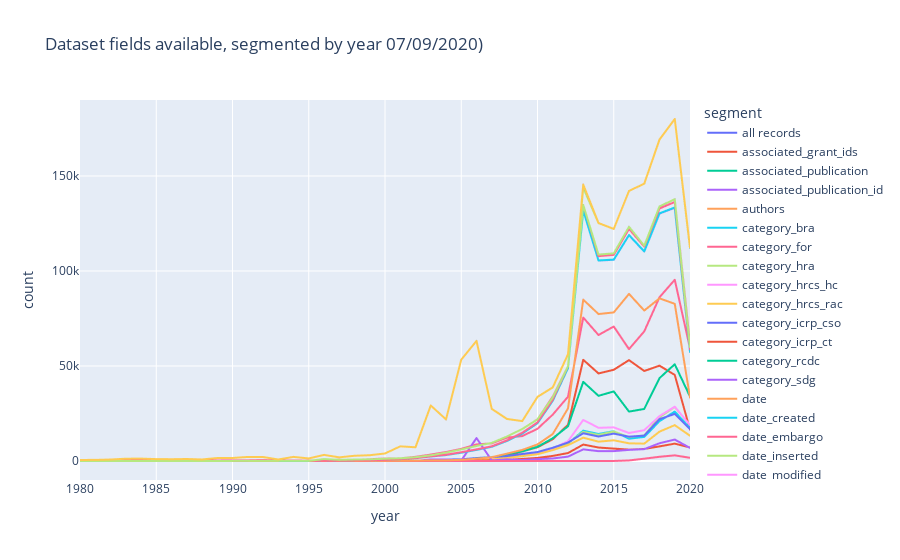

Source (notebook cell):
### Markdown cell above
### Creating a line chart 

> NOTE: a standalone version of this chart is also [available online](http://api-sample-data.dimensions.ai/dataviz-exports/1-introducing-datasets/dataset-fields-by-year-count.html)

A few things to remember: 

* There are a lot of overlapping lines, as many fields appear frequently; hence it's useful to click on the right panel to hide/reveal specific segments.  
* We set a start year to avoid having a long tail of (very few) datasets published a long time ago.

### Code cell
start_year = 1980

# need to sort otherwise the chart is messed up!
temp = seed.query(f"year >= {start_year}").sort_values(["segment", "year"]) 
# 
fig = px.line(temp, 
              x="year", 
              y="count", 
              color="segment",
               title=f"Dataset fields available, segmented by year {today})")

plot(fig, filename = 'dataset-fields-by-year-count.html', auto_open=False)
fig.show()

### Figure 1 — Plotly figure (JSON) as saved in the notebook; plotly's stock layout.template omitted (floating-point values rounded to 4 significant figures)
{"data": [{"hovertemplate": "segment=all records<br>year=%{x}<br>count=%{y}<extra></extra>", "legendgroup": "all records", "line": {"color": "#636efa", "dash": "solid"}, "mode": "lines", "name": "all records", "showlegend": true, "type": "scattergl", "x": [1980, 1981, 1982, 1983, 1984, 1985, 1986, 1987, 1988, 1989, 1990, 1991, 1992, 1993, 1994, 1995, 1996, 1997, 1998, 1999, 2000, 2001, 2002, 2003, 2004, 2005, 2006, 2007, 2008, 2009, 2010, 2011, 2012, 2013, 2014, 2015, 2016, 2017, 2018, 2019, 2020], "xaxis": "x", "y": [546, 583, 768, 1194, 1243, 1008, 945, 1046, 806, 1570, 1571, 2132, 2098, 797, 2164, 1343, 3213, 1923, 2755, 3038, 3959, 7714, 7224, 29214, 21905, 53343, 63197, 27434, 22129, 21005, 33756, 38764, 56191, 145469, 125251, 122147, 142153, 145969, 169185, 180001, 112434], "yaxis": "y"}, {"hovertemplate": "segment=associated_grant_ids<br>year=%{x}<br>count=%{y}<extra></extra>", "legendgroup": "associated_grant_ids", "line": {"color": "#EF553B", "dash": "solid"}, "mode": "lines", "name": "associated_grant_ids", "showlegend": true, "type": "scattergl", "x": [1980, 1981, 1982, 1983, 1984, 1985, 1986, 1987, 1988, 1989, 1990, 1991, 1992, 1993, 1994, 1995, 1996, 1997, 1998, 1999, 2000, 2001, 2002, 2003, 2004, 2005, 2006, 2007, 2008, 2009, 2010, 2011, 2012, 2013, 2014, 2015, 2016, 2017, 2018, 2019, 2020], "xaxis": "x", "y": [0, 0, 0, 0, 0, 0, 0, 0, 0, 0, 0, 0, 0, 0, 0, 0, 11, 93, 9, 55, 81, 82, 123, 295, 267, 491, 1020, 1701, 3263, 5012, 7242, 11461, 19047, 53253, 46082, 48014, 53106, 47376, 50174, 45307, 16463], "yaxis": "y"}, {"hovertemplate": "segment=associated_publication<br>year=%{x}<br>count=%{y}<extra></extra>", "legendgroup": "associated_publication", "line": {"color": "#00cc96", "dash": "solid"}, "mode": "lines", "name": "associated_publication", "showlegend": true, "type": "scattergl", "x": [1980, 1981, 1982, 1983, 1984, 1985, 1986, 1987, 1988, 1989, 1990, 1991, 1992, 1993, 1994, 1995, 1996, 1997, 1998, 1999, 2000, 2001, 2002, 2003, 2004, 2005, 2006, 2007, 2008, 2009, 2010, 2011, 2012, 2013, 2014, 2015, 2016, 2017, 2018, 2019, 2020], "xaxis": "x", "y": [28, 22, 33, 23, 29, 26, 38, 36, 32, 36, 26, 48, 65, 57, 66, 63, 1024, 615, 768, 849, 1194, 1424, 1990, 2995, 4410, 6069, 7916, 9548, 12909, 16825, 21947, 33899, 49818, 134732, 108632, 109280, 123252, 113286, 134006, 137786, 61527], "yaxis": "y"}, {"hovertemplate": "segment=associated_publication_id<br>year=%{x}<br>count=%{y}<extra></extra>", "legendgroup": "associated_publication_id", "line": {"color": "#ab63fa", "dash": "solid"}, "mode": "lines", "name": "associated_publication_id", "showlegend": true, "type": "scattergl", "x": [1980, 1981, 1982, 1983, 1984, 1985, 1986, 1987, 1988, 1989, 1990, 1991, 1992, 1993, 1994, 1995, 1996, 1997, 1998, 1999, 2000, 2001, 2002, 2003, 2004, 2005, 2006, 2007, 2008, 2009, 2010, 2011, 2012, 2013, 2014, 2015, 2016, 2017, 2018, 2019, 2020], "xaxis": "x", "y": [28, 22, 33, 23, 29, 26, 38, 36, 32, 36, 26, 48, 65, 57, 66, 63, 1024, 615, 768, 849, 1194, 1424, 1990, 2995, 4410, 6069, 7916, 9548, 12909, 16825, 21947, 33899, 49818, 134732, 108632, 109280, 123252, 113286, 134006, 137786, 61527], "yaxis": "y"}, {"hovertemplate": "segment=authors<br>year=%{x}<br>count=%{y}<extra></extra>", "legendgroup": "authors", "line": {"color": "#FFA15A", "dash": "solid"}, "mode": "lines", "name": "authors", "showlegend": true, "type": "scattergl", "x": [1980, 1981, 1982, 1983, 1984, 1985, 1986, 1987, 1988, 1989, 1990, 1991, 1992, 1993, 1994, 1995, 1996, 1997, 1998, 1999, 2000, 2001, 2002, 2003, 2004, 2005, 2006, 2007, 2008, 2009, 2010, 2011, 2012, 2013, 2014, 2015, 2016, 2017, 2018, 2019, 2020], "xaxis": "x", "y": [546, 583, 768, 1194, 1243, 1008, 945, 1046, 806, 1570, 1571, 2132, 2098, 797, 2164, 1343, 3213, 1923, 2755, 3038, 3959, 7714, 7224, 29214, 21905, 53343, 63197, 27434, 22129, 21005, 33756, 38764, 56191, 145469, 125251, 122147, 142153, 145969, 169185, 180001, 112434], "yaxis": "y"}, {"hovertemplate": "segment=category_bra<br>year=%{x}<br>count=%{y}<extra></extra>", "legendgroup": "category_bra", "line": {"color": "#19d3f3", "dash": "solid"}, "mode": "lines", "name": "category_bra", "showlegend": true, "type": "scattergl", "x": [1980, 1981, 1982, 1983, 1984, 1985, 1986, 1987, 1988, 1989, 1990, 1991, 1992, 1993, 1994, 1995, 1996, 1997, 1998, 1999, 2000, 2001, 2002, 2003, 2004, 2005, 2006, 2007, 2008, 2009, 2010, 2011, 2012, 2013, 2014, 2015, 2016, 2017, 2018, 2019, 2020], "xaxis": "x", "y": [0, 0, 0, 0, 0, 0, 0, 0, 0, 0, 0, 0, 0, 0, 0, 0, 1, 0, 1, 1, 0, 1, 1, 5, 19, 51, 369, 830, 1642, 2523, 3767, 6063, 9232, 15968, 14220, 15695, 11724, 12688, 20947, 25999, 17311], "yaxis": "y"}, {"hovertemplate": "segment=category_for<br>year=%{x}<br>count=%{y}<extra></extra>", "legendgroup": "category_for", "line": {"color": "#FF6692", "dash": "solid"}, "mode": "lines", "name": "category_for", "showlegend": true, "type": "scattergl", "x": [1980, 1981, 1982, 1983, 1984, 1985, 1986, 1987, 1988, 1989, 1990, 1991, 1992, 1993, 1994, 1995, 1996, 1997, 1998, 1999, 2000, 2001, 2002, 2003, 2004, 2005, 2006, 2007, 2008, 2009, 2010, 2011, 2012, 2013, 2014, 2015, 2016, 2017, 2018, 2019, 2020], "xaxis": "x", "y": [159, 145, 188, 256, 239, 214, 252, 186, 157, 274, 348, 344, 493, 238, 289, 187, 823, 693, 698, 938, 1333, 1423, 2199, 3373, 4713, 6377, 8720, 9283, 12308, 13113, 16961, 24404, 33829, 75482, 66310, 70777, 58887, 68230, 86178, 95375, 59240], "yaxis": "y"}, {"hovertemplate": "segment=category_hra<br>year=%{x}<br>count=%{y}<extra></extra>", "legendgroup": "category_hra", "line": {"color": "#B6E880", "dash": "solid"}, "mode": "lines", "name": "category_hra", "showlegend": true, "type": "scattergl", "x": [1980, 1981, 1982, 1983, 1984, 1985, 1986, 1987, 1988, 1989, 1990, 1991, 1992, 1993, 1994, 1995, 1996, 1997, 1998, 1999, 2000, 2001, 2002, 2003, 2004, 2005, 2006, 2007, 2008, 2009, 2010, 2011, 2012, 2013, 2014, 2015, 2016, 2017, 2018, 2019, 2020], "xaxis": "x", "y": [0, 0, 0, 0, 0, 0, 0, 0, 0, 0, 0, 0, 0, 0, 0, 0, 3, 0, 1, 1, 0, 25, 3, 9, 32, 48, 440, 945, 1759, 2680, 4017, 6288, 9444, 15333, 13761, 15562, 12524, 13522, 23033, 28426, 18905], "yaxis": "y"}, {"hovertemplate": "segment=category_hrcs_hc<br>year=%{x}<br>count=%{y}<extra></extra>", "legendgroup": "category_hrcs_hc", "line": {"color": "#FF97FF", "dash": "solid"}, "mode": "lines", "name": "category_hrcs_hc", "showlegend": true, "type": "scattergl", "x": [1980, 1981, 1982, 1983, 1984, 1985, 1986, 1987, 1988, 1989, 1990, 1991, 1992, 1993, 1994, 1995, 1996, 1997, 1998, 1999, 2000, 2001, 2002, 2003, 2004, 2005, 2006, 2007, 2008, 2009, 2010, 2011, 2012, 2013, 2014, 2015, 2016, 2017, 2018, 2019, 2020], "xaxis": "x", "y": [0, 0, 0, 0, 0, 0, 0, 0, 0, 0, 0, 0, 1, 0, 0, 0, 7, 92, 4, 0, 4, 47, 3, 35, 37, 61, 414, 964, 1718, 2832, 4164, 6617, 10418, 21610, 17474, 17692, 14746, 16220, 23628, 28608, 18895], "yaxis": "y"}, {"hovertemplate": "segment=category_hrcs_rac<br>year=%{x}<br>count=%{y}<extra></extra>", "legendgroup": "category_hrcs_rac", "line": {"color": "#FECB52", "dash": "solid"}, "mode": "lines", "name": "category_hrcs_rac", "showlegend": true, "type": "scattergl", "x": [1980, 1981, 1982, 1983, 1984, 1985, 1986, 1987, 1988, 1989, 1990, 1991, 1992, 1993, 1994, 1995, 1996, 1997, 1998, 1999, 2000, 2001, 2002, 2003, 2004, 2005, 2006, 2007, 2008, 2009, 2010, 2011, 2012, 2013, 2014, 2015, 2016, 2017, 2018, 2019, 2020], "xaxis": "x", "y": [0, 0, 0, 0, 0, 0, 0, 0, 0, 0, 0, 0, 0, 0, 0, 0, 4, 2, 2, 0, 4, 3, 7, 15, 22, 55, 386, 832, 1624, 2606, 3546, 5756, 8354, 12274, 10168, 10896, 9303, 9143, 15462, 18865, 13295], "yaxis": "y"}, {"hovertemplate": "segment=category_icrp_cso<br>year=%{x}<br>count=%{y}<extra></extra>", "legendgroup": "category_icrp_cso", "line": {"color": "#636efa", "dash": "solid"}, "mode": "lines", "name": "category_icrp_cso", "showlegend": true, "type": "scattergl", "x": [1980, 1981, 1982, 1983, 1984, 1985, 1986, 1987, 1988, 1989, 1990, 1991, 1992, 1993, 1994, 1995, 1996, 1997, 1998, 1999, 2000, 2001, 2002, 2003, 2004, 2005, 2006, 2007, 2008, 2009, 2010, 2011, 2012, 2013, 2014, 2015, 2016, 2017, 2018, 2019, 2020], "xaxis": "x", "y": [0, 1, 2, 4, 3, 4, 0, 2, 2, 0, 4, 3, 4, 3, 3, 1, 76, 33, 26, 57, 93, 108, 216, 474, 780, 892, 1550, 2049, 2599, 3698, 4716, 6961, 9707, 14603, 12887, 14421, 12790, 13369, 22007, 24795, 16736], "yaxis": "y"}, {"hovertemplate": "segment=category_icrp_ct<br>year=%{x}<br>count=%{y}<extra></extra>", "legendgroup": "category_icrp_ct", "line": {"color": "#EF553B", "dash": "solid"}, "mode": "lines", "name": "category_icrp_ct", "showlegend": true, "type": "scattergl", "x": [1980, 1981, 1982, 1983, 1984, 1985, 1986, 1987, 1988, 1989, 1990, 1991, 1992, 1993, 1994, 1995, 1996, 1997, 1998, 1999, 2000, 2001, 2002, 2003, 2004, 2005, 2006, 2007, 2008, 2009, 2010, 2011, 2012, 2013, 2014, 2015, 2016, 2017, 2018, 2019, 2020], "xaxis": "x", "y": [0, 0, 0, 0, 0, 0, 0, 0, 0, 0, 0, 0, 0, 0, 0, 0, 10, 91, 5, 0, 1, 26, 10, 10, 17, 38, 159, 344, 659, 1078, 1624, 2678, 4186, 8659, 7088, 6535, 5988, 6345, 7694, 9137, 7118], "yaxis": "y"}, {"hovertemplate": "segment=category_rcdc<br>year=%{x}<br>count=%{y}<extra></extra>", "legendgroup": "category_rcdc", "line": {"color": "#00cc96", "dash": "solid"}, "mode": "lines", "name": "category_rcdc", "showlegend": true, "type": "scattergl", "x": [1980, 1981, 1982, 1983, 1984, 1985, 1986, 1987, 1988, 1989, 1990, 1991, 1992, 1993, 1994, 1995, 1996, 1997, 1998, 1999, 2000, 2001, 2002, 2003, 2004, 2005, 2006, 2007, 2008, 2009, 2010, 2011, 2012, 2013, 2014, 2015, 2016, 2017, 2018, 2019, 2020], "xaxis": "x", "y": [2, 1, 3, 3, 2, 2, 7, 4, 5, 5, 5, 5, 6, 8, 5, 1, 56, 130, 35, 75, 70, 116, 167, 212, 316, 490, 1274, 2020, 3712, 5045, 7437, 11966, 18253, 41650, 34300, 36610, 26011, 27383, 43626, 50918, 33926], "yaxis": "y"}, {"hovertemplate": "segment=category_sdg<br>year=%{x}<br>count=%{y}<extra></extra>", "legendgroup": "category_sdg", "line": {"color": "#ab63fa", "dash": "solid"}, "mode": "lines", "name": "category_sdg", "showlegend": true, "type": "scattergl", "x": [1980, 1981, 1982, 1983, 1984, 1985, 1986, 1987, 1988, 1989, 1990, 1991, 1992, 1993, 1994, 1995, 1996, 1997, 1998, 1999, 2000, 2001, 2002, 2003, 2004, 2005, 2006, 2007, 2008, 2009, 2010, 2011, 2012, 2013, 2014, 2015, 2016, 2017, 2018, 2019, 2020], "xaxis": "x", "y": [9, 1, 6, 29, 13, 5, 5, 11, 4, 11, 11, 9, 12, 7, 9, 6, 39, 38, 12, 37, 79, 30, 57, 819, 793, 225, 12066, 291, 860, 531, 994, 1335, 2303, 6125, 5187, 5205, 5853, 6242, 9351, 11284, 6876], "yaxis": "y"}, {"hovertemplate": "segment=date<br>year=%{x}<br>count=%{y}<extra></extra>", "legendgroup": "date", "line": {"color": "#FFA15A", "dash": "solid"}, "mode": "lines", "name": "date", "showlegend": true, "type": "scattergl", "x": [1980, 1981, 1982, 1983, 1984, 1985, 1986, 1987, 1988, 1989, 1990, 1991, 1992, 1993, 1994, 1995, 1996, 1997, 1998, 1999, 2000, 2001, 2002, 2003, 2004, 2005, 2006, 2007, 2008, 2009, 2010, 2011, 2012, 2013, 2014, 2015, 2016, 2017, 2018, 2019, 2020], "xaxis": "x", "y": [546, 583, 768, 1194, 1243, 1008, 945, 1046, 806, 1570, 1571, 2132, 2098, 797, 2164, 1343, 3213, 1923, 2755, 3038, 3959, 7714, 7224, 29214, 21905, 53343, 63197, 27434, 22129, 21005, 33756, 38764, 56191, 145469, 125251, 122147, 142153, 145969, 169185, 180001, 112434], "yaxis": "y"}, {"hovertemplate": "segment=date_created<br>year=%{x}<br>count=%{y}<extra></extra>", "legendgroup": "date_created", "line": {"color": "#19d3f3", "dash": "solid"}, "mode": "lines", "name": "date_created", "showlegend": true, "type": "scattergl", "x": [1980, 1981, 1982, 1983, 1984, 1985, 1986, 1987, 1988, 1989, 1990, 1991, 1992, 1993, 1994, 1995, 1996, 1997, 1998, 1999, 2000, 2001, 2002, 2003, 2004, 2005, 2006, 2007, 2008, 2009, 2010, 2011, 2012, 2013, 2014, 2015, 2016, 2017, 2018, 2019, 2020], "xaxis": "x", "y": [546, 583, 768, 1194, 1243, 1008, 945, 1046, 806, 1570, 1571, 2132, 2098, 797, 2164, 1343, 3213, 1923, 2755, 3038, 3959, 7714, 7224, 29214, 21905, 53343, 63197, 27434, 22129, 21005, 33756, 38764, 56191, 145469, 125251, 122147, 142153, 145969, 169185, 180001, 112434], "yaxis": "y"}, {"hovertemplate": "segment=date_embargo<br>year=%{x}<br>count=%{y}<extra></extra>", "legendgroup": "date_embargo", "line": {"color": "#FF6692", "dash": "solid"}, "mode": "lines", "name": "date_embargo", "showlegend": true, "type": "scattergl", "x": [1980, 1981, 1982, 1983, 1984, 1985, 1986, 1987, 1988, 1989, 1990, 1991, 1992, 1993, 1994, 1995, 1996, 1997, 1998, 1999, 2000, 2001, 2002, 2003, 2004, 2005, 2006, 2007, 2008, 2009, 2010, 2011, 2012, 2013, 2014, 2015, 2016, 2017, 2018, 2019, 2020], "xaxis": "x", "y": [0, 0, 0, 0, 0, 0, 0, 0, 0, 0, 0, 0, 0, 0, 0, 0, 0, 0, 0, 0, 0, 0, 0, 0, 0, 0, 0, 0, 0, 0, 0, 0, 0, 0, 0, 14, 291, 1220, 2225, 2970, 1682], "yaxis": "y"}, {"hovertemplate": "segment=date_inserted<br>year=%{x}<br>count=%{y}<extra></extra>", "legendgroup": "date_inserted", "line": {"color": "#B6E880", "dash": "solid"}, "mode": "lines", "name": "date_inserted", "showlegend": true, "type": "scattergl", "x": [1980, 1981, 1982, 1983, 1984, 1985, 1986, 1987, 1988, 1989, 1990, 1991, 1992, 1993, 1994, 1995, 1996, 1997, 1998, 1999, 2000, 2001, 2002, 2003, 2004, 2005, 2006, 2007, 2008, 2009, 2010, 2011, 2012, 2013, 2014, 2015, 2016, 2017, 2018, 2019, 2020], "xaxis": "x", "y": [546, 583, 768, 1194, 1243, 1008, 945, 1046, 806, 1570, 1571, 2132, 2098, 797, 2164, 1343, 3213, 1923, 2755, 3038, 3959, 7714, 7224, 29214, 21905, 53343, 63197, 27434, 22129, 21005, 33756, 38764, 56191, 145469, 125251, 122147, 142153, 145969, 169185, 180001, 112434], "yaxis": "y"}, {"hovertemplate": "segment=date_modified<br>year=%{x}<br>count=%{y}<extra></extra>", "legendgroup": "date_modified", "line": {"color": "#FF97FF", "dash": "solid"}, "mode": "lines", "name": "date_modified", "showlegend": true, "type": "scattergl", "x": [1980, 1981, 1982, 1983, 1984, 1985, 1986, 1987, 1988, 1989, 1990, 1991, 1992, 1993, 1994, 1995, 1996, 1997, 1998, 1999, 2000, 2001, 2002, 2003, 2004, 2005, 2006, 2007, 2008, 2009, 2010, 2011, 2012, 2013, 2014, 2015, 2016, 2017, 2018, 2019, 2020], "xaxis": "x", "y": [546, 583, 768, 1194, 1243, 1008, 945, 1046, 806, 1570, 1571, 2132, 2098, 797, 2164, 1343, 3213, 1923, 2755, 3038, 3959, 7714, 7224, 29214, 21905, 53343, 63197, 27434, 22129, 21004, 33755, 38754, 56180, 145437, 125233, 122134, 142138, 145963, 169183, 179994, 112423], "yaxis": "y"}, {"hovertemplate": "segment=description<br>year=%{x}<br>count=%{y}<extra></extra>", "legendgroup": "description", "line": {"color": "#FECB52", "dash": "solid"}, "mode": "lines", "name": "description", "showlegend": true, "type": "scattergl", "x": [1980, 1981, 1982, 1983, 1984, 1985, 1986, 1987, 1988, 1989, 1990, 1991, 1992, 1993, 1994, 1995, 1996, 1997, 1998, 1999, 2000, 2001, 2002, 2003, 2004, 2005, 2006, 2007, 2008, 2009, 2010, 2011, 2012, 2013, 2014, 2015, 2016, 2017, 2018, 2019, 2020], "xaxis": "x", "y": [546, 583, 768, 1194, 1243, 1008, 945, 1046, 806, 1570, 1571, 2132, 2098, 797, 2164, 1343, 3213, 1923, 2755, 3038, 3959, 7714, 7224, 29214, 21905, 53343, 63197, 27434, 22129, 21005, 33756, 38764, 56191, 145466, 125248, 122144, 142153, 145967, 169184, 180001, 112434], "yaxis": "y"}, {"hovertemplate": "segment=dimensions_url<br>year=%{x}<br>count=%{y}<extra></extra>", "legendgroup": "dimensions_url", "line": {"color": "#636efa", "dash": "solid"}, "mode": "lines", "name": "dimensions_url", "showlegend": true, "type": "scattergl", "x": [1980, 1981, 1982, 1983, 1984, 1985, 1986, 1987, 1988, 1989, 1990, 1991, 1992, 1993, 1994, 1995, 1996, 1997, 1998, 1999, 2000, 2001, 2002, 2003, 2004, 2005, 2006, 2007, 2008, 2009, 2010, 2011, 2012, 2013, 2014, 2015, 2016, 2017, 2018, 2019, 2020], "xaxis": "x", "y": [546, 583, 768, 1194, 1243, 1008, 945, 1046, 806, 1570, 1571, 2132, 2098, 797, 2164, 1343, 3213, 1923, 2755, 3038, 3959, 7714, 7224, 29214, 21905, 53343, 63197, 27434, 22129, 21005, 33756, 38764, 56191, 145469, 125251, 122147, 142153, 145969, 169185, 180001, 112434], "yaxis": "y"}, {"hovertemplate": "segment=doi<br>year=%{x}<br>count=%{y}<extra></extra>", "legendgroup": "doi", "line": {"color": "#EF553B", "dash": "solid"}, "mode": "lines", "name": "doi", "showlegend": true, "type": "scattergl", "x": [1980, 1981, 1982, 1983, 1984, 1985, 1986, 1987, 1988, 1989, 1990, 1991, 1992, 1993, 1994, 1995, 1996, 1997, 1998, 1999, 2000, 2001, 2002, 2003, 2004, 2005, 2006, 2007, 2008, 2009, 2010, 2011, 2012, 2013, 2014, 2015, 2016, 2017, 2018, 2019, 2020], "xaxis": "x", "y": [546, 583, 768, 1194, 1243, 1008, 945, 1046, 806, 1570, 1571, 2132, 2098, 797, 2164, 1343, 3213, 1923, 2755, 3038, 3959, 7714, 7224, 29214, 21905, 53343, 63197, 27433, 22125, 21005, 33755, 38763, 56191, 145468, 125247, 122146, 142152, 145967, 169180, 180001, 112418], "yaxis": "y"}, {"hovertemplate": "segment=figshare_url<br>year=%{x}<br>count=%{y}<extra></extra>", "legendgroup": "figshare_url", "line": {"color": "#00cc96", "dash": "solid"}, "mode": "lines", "name": "figshare_url", "showlegend": true, "type": "scattergl", "x": [1980, 1981, 1982, 1983, 1984, 1985, 1986, 1987, 1988, 1989, 1990, 1991, 1992, 1993, 1994, 1995, 1996, 1997, 1998, 1999, 2000, 2001, 2002, 2003, 2004, 2005, 2006, 2007, 2008, 2009, 2010, 2011, 2012, 2013, 2014, 2015, 2016, 2017, 2018, 2019, 2020], "xaxis": "x", "y": [546, 583, 768, 1194, 1243, 1008, 945, 1046, 806, 1570, 1571, 2132, 2098, 797, 2164, 1343, 3213, 1923, 2755, 3038, 3959, 7714, 7224, 29214, 21905, 53343, 63197, 27434, 22129, 21005, 33756, 38764, 56191, 145469, 125251, 122147, 142153, 145969, 169185, 180001, 112434], "yaxis": "y"}, {"hovertemplate": "segment=funder_countries<br>year=%{x}<br>count=%{y}<extra></extra>", "legendgroup": "funder_countries", "line": {"color": "#ab63fa", "dash": "solid"}, "mode": "lines", "name": "funder_countries", "showlegend": true, "type": "scattergl", "x": [1980, 1981, 1982, 1983, 1984, 1985, 1986, 1987, 1988, 1989, 1990, 1991, 1992, 1993, 1994, 1995, 1996, 1997, 1998, 1999, 2000, 2001, 2002, 2003, 2004, 2005, 2006, 2007, 2008, 2009, 2010, 2011, 2012, 2013, 2014, 2015, 2016, 2017, 2018, 2019, 2020], "xaxis": "x", "y": [0, 0, 0, 0, 0, 0, 0, 0, 0, 0, 0, 0, 0, 0, 1, 0, 12, 95, 23, 78, 119, 117, 193, 362, 351, 613, 1188, 1993, 3880, 5830, 8717, 14203, 27679, 84905, 77345, 78203, 87950, 79187, 85601, 82724, 33408], "yaxis": "y"}, {"hovertemplate": "segment=funders<br>year=%{x}<br>count=%{y}<extra></extra>", "legendgroup": "funders", "line": {"color": "#FFA15A", "dash": "solid"}, "mode": "lines", "name": "funders", "showlegend": true, "type": "scattergl", "x": [1980, 1981, 1982, 1983, 1984, 1985, 1986, 1987, 1988, 1989, 1990, 1991, 1992, 1993, 1994, 1995, 1996, 1997, 1998, 1999, 2000, 2001, 2002, 2003, 2004, 2005, 2006, 2007, 2008, 2009, 2010, 2011, 2012, 2013, 2014, 2015, 2016, 2017, 2018, 2019, 2020], "xaxis": "x", "y": [0, 0, 0, 0, 0, 0, 0, 0, 0, 0, 0, 0, 0, 0, 1, 0, 12, 95, 23, 78, 119, 117, 193, 362, 351, 613, 1188, 1993, 3880, 5830, 8717, 14203, 27679, 84905, 77346, 78203, 87950, 79196, 85601, 82724, 33408], "yaxis": "y"}, {"hovertemplate": "segment=id<br>year=%{x}<br>count=%{y}<extra></extra>", "legendgroup": "id", "line": {"color": "#19d3f3", "dash": "solid"}, "mode": "lines", "name": "id", "showlegend": true, "type": "scattergl", "x": [1980, 1981, 1982, 1983, 1984, 1985, 1986, 1987, 1988, 1989, 1990, 1991, 1992, 1993, 1994, 1995, 1996, 1997, 1998, 1999, 2000, 2001, 2002, 2003, 2004, 2005, 2006, 2007, 2008, 2009, 2010, 2011, 2012, 2013, 2014, 2015, 2016, 2017, 2018, 2019, 2020], "xaxis": "x", "y": [546, 583, 768, 1194, 1243, 1008, 945, 1046, 806, 1570, 1571, 2132, 2098, 797, 2164, 1343, 3213, 1923, 2755, 3038, 3959, 7714, 7224, 29214, 21905, 53343, 63197, 27434, 22129, 21005, 33756, 38764, 56191, 145469, 125251, 122147, 142153, 145969, 169185, 180001, 112434], "yaxis": "y"}, {"hovertemplate": "segment=journal<br>year=%{x}<br>count=%{y}<extra></extra>", "legendgroup": "journal", "line": {"color": "#FF6692", "dash": "solid"}, "mode": "lines", "name": "journal", "showlegend": true, "type": "scattergl", "x": [1980, 1981, 1982, 1983, 1984, 1985, 1986, 1987, 1988, 1989, 1990, 1991, 1992, 1993, 1994, 1995, 1996, 1997, 1998, 1999, 2000, 2001, 2002, 2003, 2004, 2005, 2006, 2007, 2008, 2009, 2010, 2011, 2012, 2013, 2014, 2015, 2016, 2017, 2018, 2019, 2020], "xaxis": "x", "y": [25, 20, 31, 23, 28, 26, 38, 36, 32, 36, 26, 48, 62, 57, 66, 63, 1024, 615, 768, 849, 1194, 1424, 1990, 2991, 4409, 6068, 7915, 9547, 12906, 16824, 21947, 33894, 49816, 134724, 108630, 109273, 123246, 113265, 133976, 137776, 61511], "yaxis": "y"}, {"hovertemplate": "segment=keywords<br>year=%{x}<br>count=%{y}<extra></extra>", "legendgroup": "keywords", "line": {"color": "#B6E880", "dash": "solid"}, "mode": "lines", "name": "keywords", "showlegend": true, "type": "scattergl", "x": [1980, 1981, 1982, 1983, 1984, 1985, 1986, 1987, 1988, 1989, 1990, 1991, 1992, 1993, 1994, 1995, 1996, 1997, 1998, 1999, 2000, 2001, 2002, 2003, 2004, 2005, 2006, 2007, 2008, 2009, 2010, 2011, 2012, 2013, 2014, 2015, 2016, 2017, 2018, 2019, 2020], "xaxis": "x", "y": [546, 583, 768, 1194, 1243, 1008, 945, 1046, 806, 1570, 1571, 2132, 2098, 797, 2164, 1343, 3213, 1923, 2755, 3038, 3959, 7714, 7224, 29214, 21905, 53343, 63191, 27425, 22123, 20992, 33743, 38726, 56153, 143914, 125204, 122146, 142153, 145969, 169184, 180001, 112434], "yaxis": "y"}, {"hovertemplate": "segment=language_desc<br>year=%{x}<br>count=%{y}<extra></extra>", "legendgroup": "language_desc", "line": {"color": "#FF97FF", "dash": "solid"}, "mode": "lines", "name": "language_desc", "showlegend": true, "type": "scattergl", "x": [1980, 1981, 1982, 1983, 1984, 1985, 1986, 1987, 1988, 1989, 1990, 1991, 1992, 1993, 1994, 1995, 1996, 1997, 1998, 1999, 2000, 2001, 2002, 2003, 2004, 2005, 2006, 2007, 2008, 2009, 2010, 2011, 2012, 2013, 2014, 2015, 2016, 2017, 2018, 2019, 2020], "xaxis": "x", "y": [546, 583, 768, 1194, 1243, 1008, 945, 1046, 806, 1570, 1571, 2132, 2098, 797, 2164, 1343, 3213, 1923, 2755, 3038, 3959, 7714, 7224, 29214, 21905, 53343, 63197, 27434, 22129, 21005, 33756, 38764, 56191, 145454, 125249, 122146, 142153, 145969, 169179, 180001, 112432], "yaxis": "y"}, {"hovertemplate": "segment=language_title<br>year=%{x}<br>count=%{y}<extra></extra>", "legendgroup": "language_title", "line": {"color": "#FECB52", "dash": "solid"}, "mode": "lines", "name": "language_title", "showlegend": true, "type": "scattergl", "x": [1980, 1981, 1982, 1983, 1984, 1985, 1986, 1987, 1988, 1989, 1990, 1991, 1992, 1993, 1994, 1995, 1996, 1997, 1998, 1999, 2000, 2001, 2002, 2003, 2004, 2005, 2006, 2007, 2008, 2009, 2010, 2011, 2012, 2013, 2014, 2015, 2016, 2017, 2018, 2019, 2020], "xaxis": "x", "y": [546, 583, 768, 1194, 1243, 1008, 945, 1046, 806, 1570, 1571, 2132, 2098, 797, 2164, 1343, 3213, 1923, 2755, 3038, 3959, 7714, 7224, 29214, 21905, 53343, 63197, 27434, 22129, 21005, 33756, 38764, 56191, 145454, 125249, 122146, 142153, 145969, 169179, 180001, 112432], "yaxis": "y"}, {"hovertemplate": "segment=license_name<br>year=%{x}<br>count=%{y}<extra></extra>", "legendgroup": "license_name", "line": {"color": "#636efa", "dash": "solid"}, "mode": "lines", "name": "license_name", "showlegend": true, "type": "scattergl", "x": [1980, 1981, 1982, 1983, 1984, 1985, 1986, 1987, 1988, 1989, 1990, 1991, 1992, 1993, 1994, 1995, 1996, 1997, 1998, 1999, 2000, 2001, 2002, 2003, 2004, 2005, 2006, 2007, 2008, 2009, 2010, 2011, 2012, 2013, 2014, 2015, 2016, 2017, 2018, 2019, 2020], "xaxis": "x", "y": [546, 583, 768, 1194, 1243, 1008, 945, 1046, 806, 1570, 1571, 2132, 2098, 797, 2164, 1343, 3213, 1923, 2755, 3038, 3959, 7714, 7224, 29214, 21905, 53343, 63197, 27434, 22129, 21005, 33756, 38764, 56191, 145469, 125251, 122147, 142153, 145968, 169185, 180001, 112434], "yaxis": "y"}, {"hovertemplate": "segment=license_url<br>year=%{x}<br>count=%{y}<extra></extra>", "legendgroup": "license_url", "line": {"color": "#EF553B", "dash": "solid"}, "mode": "lines", "name": "license_url", "showlegend": true, "type": "scattergl", "x": [1980, 1981, 1982, 1983, 1984, 1985, 1986, 1987, 1988, 1989, 1990, 1991, 1992, 1993, 1994, 1995, 1996, 1997, 1998, 1999, 2000, 2001, 2002, 2003, 2004, 2005, 2006, 2007, 2008, 2009, 2010, 2011, 2012, 2013, 2014, 2015, 2016, 2017, 2018, 2019, 2020], "xaxis": "x", "y": [546, 583, 768, 1194, 1243, 1008, 945, 1046, 806, 1570, 1571, 2132, 2098, 797, 2164, 1343, 3213, 1923, 2755, 3038, 3959, 7714, 7224, 29214, 21905, 53343, 63197, 27434, 22129, 21005, 33756, 38764, 56191, 145469, 125251, 122147, 142153, 145968, 169185, 180001, 112434], "yaxis": "y"}, {"hovertemplate": "segment=repository_id<br>year=%{x}<br>count=%{y}<extra></extra>", "legendgroup": "repository_id", "line": {"color": "#00cc96", "dash": "solid"}, "mode": "lines", "name": "repository_id", "showlegend": true, "type": "scattergl", "x": [1980, 1981, 1982, 1983, 1984, 1985, 1986, 1987, 1988, 1989, 1990, 1991, 1992, 1993, 1994, 1995, 1996, 1997, 1998, 1999, 2000, 2001, 2002, 2003, 2004, 2005, 2006, 2007, 2008, 2009, 2010, 2011, 2012, 2013, 2014, 2015, 2016, 2017, 2018, 2019, 2020], "xaxis": "x", "y": [546, 583, 768, 1194, 1243, 1008, 945, 1046, 806, 1570, 1571, 2132, 2098, 797, 2164, 1343, 3213, 1923, 2755, 3038, 3959, 7714, 7224, 29214, 21905, 53343, 63197, 27434, 22129, 21005, 33754, 38760, 56187, 145462, 125242, 122138, 142145, 145961, 169178, 179993, 112243], "yaxis": "y"}, {"hovertemplate": "segment=research_org_cities<br>year=%{x}<br>count=%{y}<extra></extra>", "legendgroup": "research_org_cities", "line": {"color": "#ab63fa", "dash": "solid"}, "mode": "lines", "name": "research_org_cities", "showlegend": true, "type": "scattergl", "x": [1980, 1981, 1982, 1983, 1984, 1985, 1986, 1987, 1988, 1989, 1990, 1991, 1992, 1993, 1994, 1995, 1996, 1997, 1998, 1999, 2000, 2001, 2002, 2003, 2004, 2005, 2006, 2007, 2008, 2009, 2010, 2011, 2012, 2013, 2014, 2015, 2016, 2017, 2018, 2019, 2020], "xaxis": "x", "y": [17, 17, 26, 16, 23, 20, 23, 26, 17, 23, 14, 32, 47, 38, 41, 39, 122, 267, 291, 335, 637, 1002, 1460, 2351, 3113, 4365, 5846, 7478, 10564, 14421, 19901, 31697, 48876, 131896, 105503, 105921, 118861, 110233, 130255, 133278, 57394], "yaxis": "y"}, {"hovertemplate": "segment=research_org_countries<br>year=%{x}<br>count=%{y}<extra></extra>", "legendgroup": "research_org_countries", "line": {"color": "#FFA15A", "dash": "solid"}, "mode": "lines", "name": "research_org_countries", "showlegend": true, "type": "scattergl", "x": [1980, 1981, 1982, 1983, 1984, 1985, 1986, 1987, 1988, 1989, 1990, 1991, 1992, 1993, 1994, 1995, 1996, 1997, 1998, 1999, 2000, 2001, 2002, 2003, 2004, 2005, 2006, 2007, 2008, 2009, 2010, 2011, 2012, 2013, 2014, 2015, 2016, 2017, 2018, 2019, 2020], "xaxis": "x", "y": [17, 17, 26, 16, 23, 20, 23, 26, 17, 23, 14, 32, 47, 38, 41, 39, 122, 267, 291, 335, 637, 1002, 1461, 2352, 3113, 4365, 5846, 7479, 10566, 14422, 19912, 31703, 48881, 131932, 105546, 105996, 118928, 110330, 130350, 133445, 57457], "yaxis": "y"}, {"hovertemplate": "segment=research_org_states<br>year=%{x}<br>count=%{y}<extra></extra>", "legendgroup": "research_org_states", "line": {"color": "#19d3f3", "dash": "solid"}, "mode": "lines", "name": "research_org_states", "showlegend": true, "type": "scattergl", "x": [1980, 1981, 1982, 1983, 1984, 1985, 1986, 1987, 1988, 1989, 1990, 1991, 1992, 1993, 1994, 1995, 1996, 1997, 1998, 1999, 2000, 2001, 2002, 2003, 2004, 2005, 2006, 2007, 2008, 2009, 2010, 2011, 2012, 2013, 2014, 2015, 2016, 2017, 2018, 2019, 2020], "xaxis": "x", "y": [17, 17, 26, 16, 23, 20, 23, 26, 17, 23, 14, 32, 47, 38, 41, 39, 122, 267, 291, 335, 637, 1002, 1461, 2352, 3113, 4365, 5846, 7479, 10566, 14422, 19912, 31703, 48881, 131932, 105546, 105996, 118928, 110330, 130350, 133445, 57457], "yaxis": "y"}, {"hovertemplate": "segment=research_orgs<br>year=%{x}<br>count=%{y}<extra></extra>", "legendgroup": "research_orgs", "line": {"color": "#FF6692", "dash": "solid"}, "mode": "lines", "name": "research_orgs", "showlegend": true, "type": "scattergl", "x": [1980, 1981, 1982, 1983, 1984, 1985, 1986, 1987, 1988, 1989, 1990, 1991, 1992, 1993, 1994, 1995, 1996, 1997, 1998, 1999, 2000, 2001, 2002, 2003, 2004, 2005, 2006, 2007, 2008, 2009, 2010, 2011, 2012, 2013, 2014, 2015, 2016, 2017, 2018, 2019, 2020], "xaxis": "x", "y": [21, 18, 30, 23, 27, 25, 33, 28, 22, 25, 14, 32, 48, 43, 44, 43, 139, 291, 326, 362, 671, 1070, 1543, 2448, 3273, 4628, 6106, 7730, 10858, 14855, 20321, 32279, 49724, 134596, 107819, 108501, 122153, 112843, 132899, 136310, 58816], "yaxis": "y"}, {"hovertemplate": "segment=researchers<br>year=%{x}<br>count=%{y}<extra></extra>", "legendgroup": "researchers", "line": {"color": "#B6E880", "dash": "solid"}, "mode": "lines", "name": "researchers", "showlegend": true, "type": "scattergl", "x": [1980, 1981, 1982, 1983, 1984, 1985, 1986, 1987, 1988, 1989, 1990, 1991, 1992, 1993, 1994, 1995, 1996, 1997, 1998, 1999, 2000, 2001, 2002, 2003, 2004, 2005, 2006, 2007, 2008, 2009, 2010, 2011, 2012, 2013, 2014, 2015, 2016, 2017, 2018, 2019, 2020], "xaxis": "x", "y": [27, 22, 33, 23, 29, 26, 38, 36, 32, 36, 26, 48, 64, 57, 66, 63, 1024, 615, 768, 849, 1194, 1424, 1990, 2995, 4408, 6069, 7916, 9547, 12909, 16825, 21898, 33480, 49818, 134732, 108632, 109276, 123242, 113273, 133994, 137776, 59936], "yaxis": "y"}, {"hovertemplate": "segment=title<br>year=%{x}<br>count=%{y}<extra></extra>", "legendgroup": "title", "line": {"color": "#FF97FF", "dash": "solid"}, "mode": "lines", "name": "title", "showlegend": true, "type": "scattergl", "x": [1980, 1981, 1982, 1983, 1984, 1985, 1986, 1987, 1988, 1989, 1990, 1991, 1992, 1993, 1994, 1995, 1996, 1997, 1998, 1999, 2000, 2001, 2002, 2003, 2004, 2005, 2006, 2007, 2008, 2009, 2010, 2011, 2012, 2013, 2014, 2015, 2016, 2017, 2018, 2019, 2020], "xaxis": "x", "y": [546, 583, 768, 1194, 1243, 1008, 945, 1046, 806, 1570, 1571, 2132, 2098, 797, 2164, 1343, 3213, 1923, 2755, 3038, 3959, 7714, 7224, 29214, 21905, 53343, 63197, 27434, 22129, 21005, 33756, 38764, 56191, 145469, 125251, 122147, 142153, 145969, 169185, 180001, 112434], "yaxis": "y"}, {"hovertemplate": "segment=year<br>year=%{x}<br>count=%{y}<extra></extra>", "legendgroup": "year", "line": {"color": "#FECB52", "dash": "solid"}, "mode": "lines", "name": "year", "showlegend": true, "type": "scattergl", "x": [1980, 1981, 1982, 1983, 1984, 1985, 1986, 1987, 1988, 1989, 1990, 1991, 1992, 1993, 1994, 1995, 1996, 1997, 1998, 1999, 2000, 2001, 2002, 2003, 2004, 2005, 2006, 2007, 2008, 2009, 2010, 2011, 2012, 2013, 2014, 2015, 2016, 2017, 2018, 2019, 2020], "xaxis": "x", "y": [546, 583, 768, 1194, 1243, 1008, 945, 1046, 806, 1570, 1571, 2132, 2098, 797, 2164, 1343, 3213, 1923, 2755, 3038, 3959, 7714, 7224, 29214, 21905, 53343, 63197, 27434, 22129, 21005, 33756, 38764, 56191, 145469, 125251, 122147, 142153, 145969, 169185, 180001, 112434], "yaxis": "y"}], "layout": {"autosize": true, "legend": {"title": {"text": "segment"}, "tracegroupgap": 0}, "title": {"text": "Dataset fields available, segmented by year 07/09/2020)"}, "xaxis": {"anchor": "y", "autorange": true, "domain": [0, 1], "range": [1980, 2020], "title": {"text": "year"}, "type": "linear"}, "yaxis": {"anchor": "x", "autorange": true, "domain": [0, 1], "range": [-10000.0, 190000.0], "title": {"text": "count"}, "type": "linear"}}}
